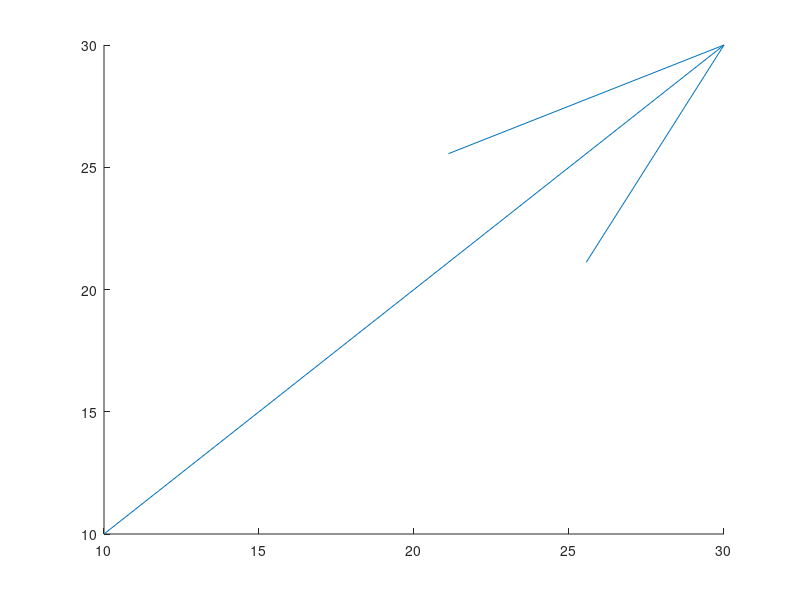

This chart was generated by the following MATLAB code: (Note: this script raises an error after producing the figure.)
figure;
drawArrow = @(x,y) quiver( x(1),y(1),x(2)-x(1),y(2)-y(1),0, 'HeadWidth', 10 );   

x1 = [10 30];
y1 = [10 30];

drawArrow(x1,y1); hold on

x2 = [25 15];
y2 = [15 25];

drawArrow(x2,y2); hold on;

x3 = [20 20];
y3 = [26 16];

drawArrow(x3,y3)

f=quiver( x2(1),y2(1),x2(2)-x2(1),y2(2)-y2(1),0 );